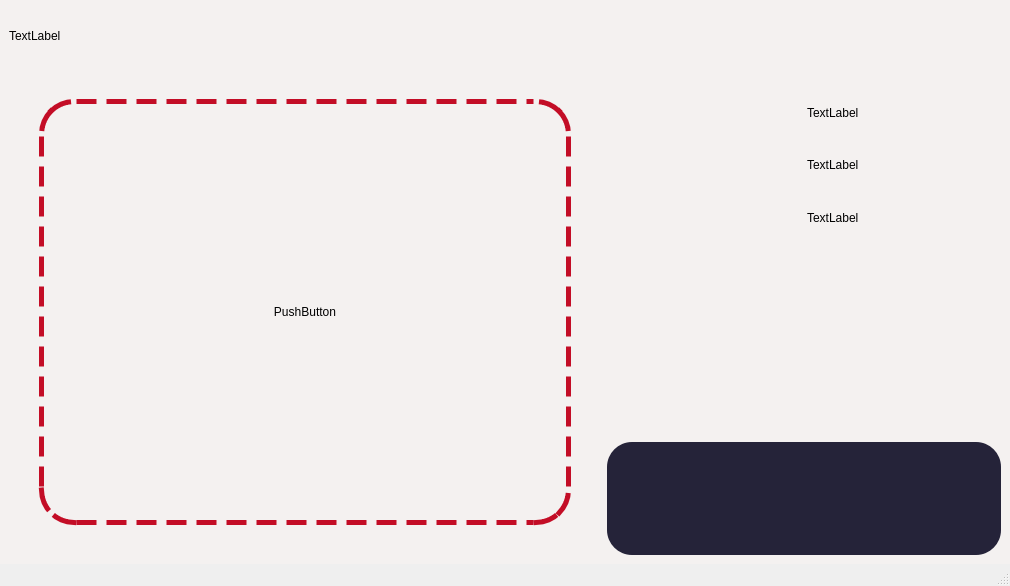
<?xml version="1.0" encoding="UTF-8"?>
<ui version="4.0">
 <class>wdw_frames</class>
 <widget class="QMainWindow" name="wdw_frames">
  <property name="geometry">
   <rect>
    <x>0</x>
    <y>0</y>
    <width>1010</width>
    <height>586</height>
   </rect>
  </property>
  <property name="windowTitle">
   <string>MainWindow</string>
  </property>
  <property name="autoFillBackground">
   <bool>false</bool>
  </property>
  <widget class="QWidget" name="centralwidget">
   <property name="styleSheet">
    <string notr="true">background-color:rgb(244, 241, 240);</string>
   </property>
   <layout class="QGridLayout" name="gridLayout">
    <item row="1" column="0">
     <layout class="QGridLayout" name="grd_main" rowstretch="1,9">
      <property name="sizeConstraint">
       <enum>QLayout::SetDefaultConstraint</enum>
      </property>
      <item row="1" column="0">
       <layout class="QGridLayout" name="grd_main_content" columnstretch="6,4">
        <item row="0" column="1">
         <layout class="QGridLayout" name="gridLayout_11">
          <item row="0" column="0">
           <layout class="QGridLayout" name="gridLayout_12" rowstretch="4,6">
            <item row="0" column="0">
             <layout class="QGridLayout" name="gridLayout_16">
              <property name="leftMargin">
               <number>20</number>
              </property>
              <property name="topMargin">
               <number>20</number>
              </property>
              <property name="rightMargin">
               <number>20</number>
              </property>
              <property name="bottomMargin">
               <number>20</number>
              </property>
              <item row="0" column="0">
               <layout class="QGridLayout" name="gridLayout_17">
                <property name="rightMargin">
                 <number>20</number>
                </property>
                <item row="1" column="0">
                 <widget class="QLabel" name="lbl_student_pic">
                  <property name="sizePolicy">
                   <sizepolicy hsizetype="Ignored" vsizetype="Ignored">
                    <horstretch>0</horstretch>
                    <verstretch>0</verstretch>
                   </sizepolicy>
                  </property>
                  <property name="text">
                   <string/>
                  </property>
                  <property name="pixmap">
                   <pixmap>students/22-45626.jpg</pixmap>
                  </property>
                  <property name="scaledContents">
                   <bool>true</bool>
                  </property>
                  <property name="alignment">
                   <set>Qt::AlignLeading|Qt::AlignLeft|Qt::AlignVCenter</set>
                  </property>
                 </widget>
                </item>
               </layout>
              </item>
              <item row="0" column="1">
               <layout class="QGridLayout" name="gridLayout_18">
                <item row="1" column="0">
                 <widget class="QLabel" name="lbl_department">
                  <property name="text">
                   <string>TextLabel</string>
                  </property>
                 </widget>
                </item>
                <item row="0" column="0">
                 <widget class="QLabel" name="lbl_name">
                  <property name="text">
                   <string>TextLabel</string>
                  </property>
                 </widget>
                </item>
                <item row="2" column="0">
                 <widget class="QLabel" name="lbl_program">
                  <property name="text">
                   <string>TextLabel</string>
                  </property>
                 </widget>
                </item>
               </layout>
              </item>
             </layout>
            </item>
            <item row="1" column="0">
             <layout class="QGridLayout" name="gridLayout_15" rowstretch="6,4">
              <item row="0" column="0">
               <layout class="QHBoxLayout" name="horizontalLayout">
                <property name="leftMargin">
                 <number>80</number>
                </property>
                <property name="rightMargin">
                 <number>80</number>
                </property>
                <item>
                 <widget class="QLabel" name="label_3">
                  <property name="sizePolicy">
                   <sizepolicy hsizetype="Ignored" vsizetype="Ignored">
                    <horstretch>0</horstretch>
                    <verstretch>0</verstretch>
                   </sizepolicy>
                  </property>
                  <property name="sizeIncrement">
                   <size>
                    <width>0</width>
                    <height>0</height>
                   </size>
                  </property>
                  <property name="text">
                   <string/>
                  </property>
                  <property name="pixmap">
                   <pixmap>resources/logo.png</pixmap>
                  </property>
                  <property name="scaledContents">
                   <bool>true</bool>
                  </property>
                  <property name="margin">
                   <number>10</number>
                  </property>
                 </widget>
                </item>
               </layout>
              </item>
              <item row="1" column="0">
               <layout class="QGridLayout" name="gridLayout_2">
                <item row="0" column="0">
                 <widget class="QLineEdit" name="lineEdit">
                  <property name="sizePolicy">
                   <sizepolicy hsizetype="Ignored" vsizetype="Ignored">
                    <horstretch>0</horstretch>
                    <verstretch>0</verstretch>
                   </sizepolicy>
                  </property>
                  <property name="styleSheet">
                   <string notr="true">QLineEdit{
	background-color: rgb(37, 35, 57);
	border-radius: 25px;
	color: white;
	font-size: 50px;
	text-align: center !important;
	padding-left: 30px;
}</string>
                  </property>
                 </widget>
                </item>
               </layout>
              </item>
             </layout>
            </item>
           </layout>
          </item>
         </layout>
        </item>
        <item row="0" column="0">
         <layout class="QGridLayout" name="gridLayout_14">
          <item row="0" column="0">
           <widget class="QPushButton" name="btn_camera">
            <property name="sizePolicy">
             <sizepolicy hsizetype="Minimum" vsizetype="Ignored">
              <horstretch>0</horstretch>
              <verstretch>0</verstretch>
             </sizepolicy>
            </property>
            <property name="styleSheet">
             <string notr="true">QPushButton{
border: 5px dashed #C30D26;
margin: 30px;
border-radius: 35px;
}</string>
            </property>
            <property name="text">
             <string>PushButton</string>
            </property>
           </widget>
          </item>
         </layout>
        </item>
       </layout>
      </item>
      <item row="0" column="0">
       <layout class="QHBoxLayout" name="grd_logo" stretch="1,9">
        <item>
         <widget class="QLabel" name="lbl_spacer">
          <property name="text">
           <string>TextLabel</string>
          </property>
         </widget>
        </item>
        <item>
         <widget class="QLabel" name="lbl_logo">
          <property name="sizePolicy">
           <sizepolicy hsizetype="Ignored" vsizetype="Preferred">
            <horstretch>0</horstretch>
            <verstretch>0</verstretch>
           </sizepolicy>
          </property>
          <property name="text">
           <string/>
          </property>
          <property name="pixmap">
           <pixmap>resources/header.png</pixmap>
          </property>
          <property name="scaledContents">
           <bool>true</bool>
          </property>
         </widget>
        </item>
       </layout>
      </item>
     </layout>
    </item>
   </layout>
  </widget>
  <widget class="QMenuBar" name="menubar">
   <property name="geometry">
    <rect>
     <x>0</x>
     <y>0</y>
     <width>1010</width>
     <height>21</height>
    </rect>
   </property>
  </widget>
  <widget class="QStatusBar" name="statusbar"/>
 </widget>
 <resources/>
 <connections/>
</ui>
